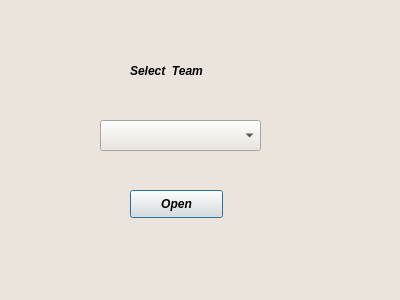
<?xml version="1.0" encoding="UTF-8"?>
<ui version="4.0">
 <class>Dialog</class>
 <widget class="QDialog" name="Dialog">
  <property name="geometry">
   <rect>
    <x>0</x>
    <y>0</y>
    <width>400</width>
    <height>300</height>
   </rect>
  </property>
  <property name="windowTitle">
   <string>Dialog</string>
  </property>
  <property name="styleSheet">
   <string notr="true">background-color: rgb(234, 228, 221);</string>
  </property>
  <widget class="QLabel" name="label">
   <property name="geometry">
    <rect>
     <x>130</x>
     <y>50</y>
     <width>131</width>
     <height>41</height>
    </rect>
   </property>
   <property name="font">
    <font>
     <pointsize>9</pointsize>
     <weight>75</weight>
     <italic>true</italic>
     <bold>true</bold>
    </font>
   </property>
   <property name="text">
    <string>Select  Team</string>
   </property>
  </widget>
  <widget class="QComboBox" name="open_cb">
   <property name="geometry">
    <rect>
     <x>100</x>
     <y>120</y>
     <width>161</width>
     <height>31</height>
    </rect>
   </property>
  </widget>
  <widget class="QPushButton" name="open_btn">
   <property name="geometry">
    <rect>
     <x>130</x>
     <y>190</y>
     <width>93</width>
     <height>28</height>
    </rect>
   </property>
   <property name="font">
    <font>
     <weight>75</weight>
     <italic>true</italic>
     <bold>true</bold>
    </font>
   </property>
   <property name="text">
    <string>Open</string>
   </property>
  </widget>
 </widget>
 <resources/>
 <connections/>
</ui>
